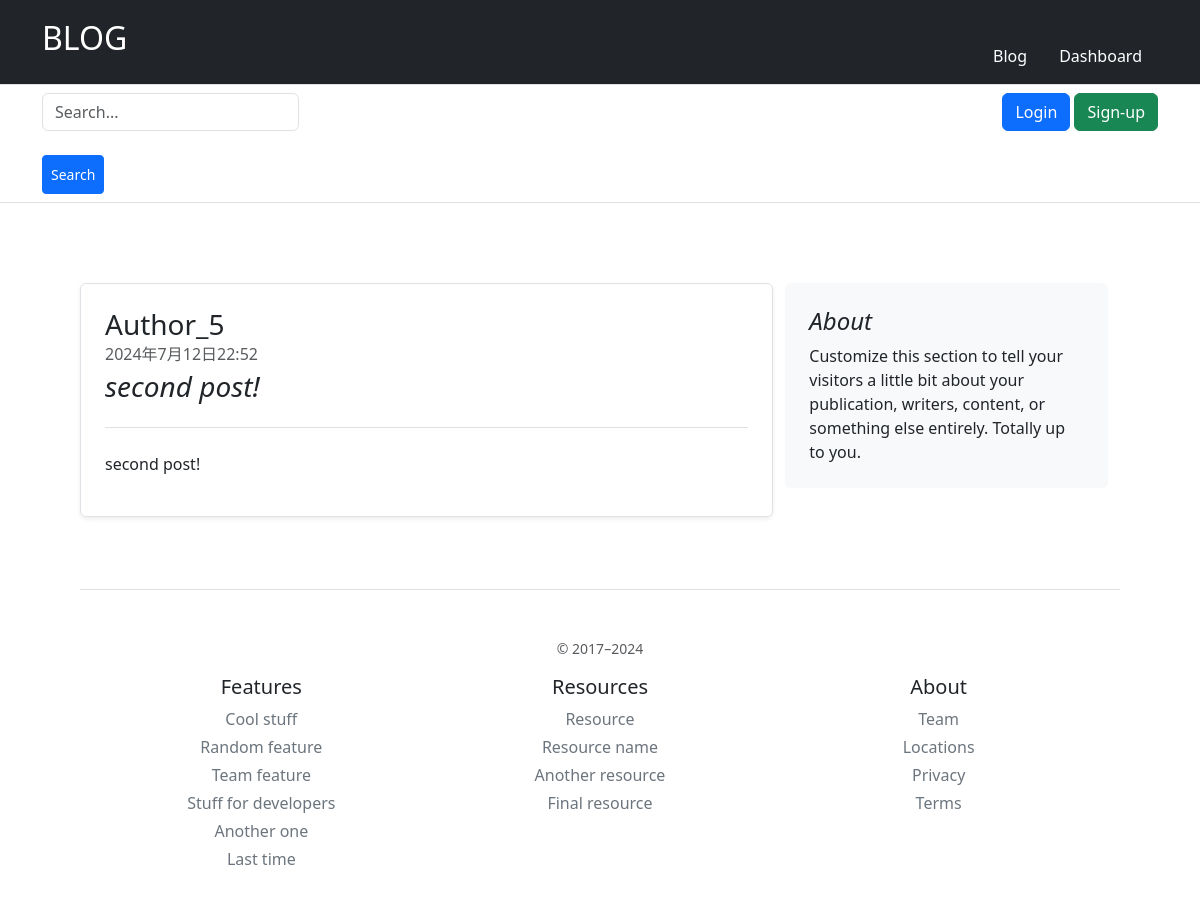
/blog/2/, run on an earlier commit of the app's database.
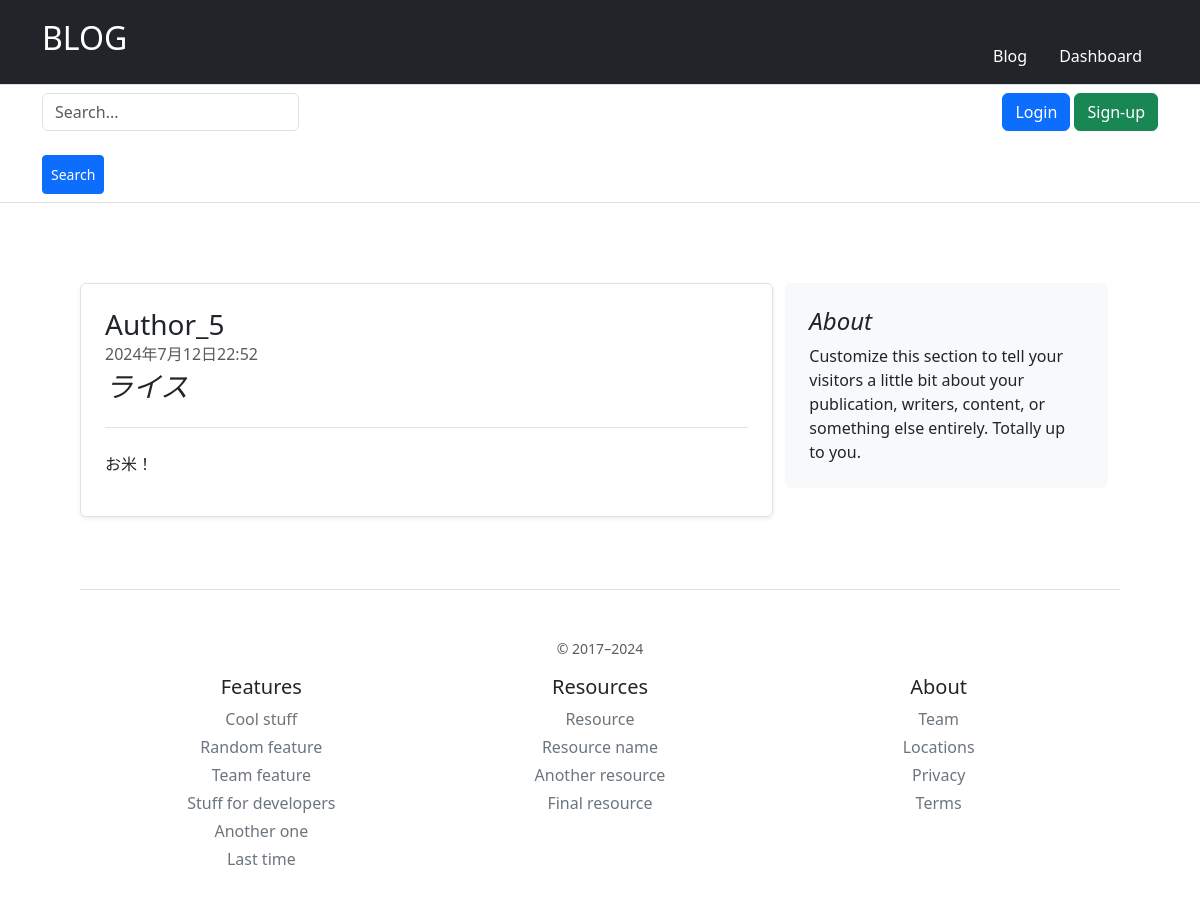
And on a later commit of the database.
### blog/models.py (models this page shows, shortened)
class Article(models.Model):
    author = models.ForeignKey(User, on_delete=models.CASCADE)
    title = models.CharField(max_length=30)
    body = models.TextField()
    created_at = models.DateTimeField(default=timezone.now)
    updated_at = models.DateTimeField(default=timezone.now)

### signup/models.py (models this page shows, shortened)
class User(AbstractBaseUser, PermissionsMixin):
    email = models.EmailField(max_length=255, unique=True)
    create_at = models.DateTimeField(default=timezone.now)
    updated_at = models.DateTimeField(default=timezone.now)
    is_staff = models.BooleanField(default=False)
    is_active = models.BooleanField(default=True)
    objects = UserManager()
    USERNAME_FIELD = "email"
    REQUIRED_FIELDS = []

### blog/views.py (the view)
# urls.py: path("<int:pk>/", views.detail, name="detail"),
def detail(request, pk: int):
    article = Article.objects.get(pk=pk)
    context = {"article":article}
    return render(request,"blog/detail.html",context)

### blog/templates/blog/detail.html
{% extends "base.html" %}
{% block content %}
<div class="row" style="margin: 5em;">
    <div class="col-md-8 col-xs-1" >
        <div class="row">
            <div class="row g-0 border rounded overflow-hidden flex-md-row mb-4 shadow-sm h-md-250 position-relative">
                <div class="col p-4 d-flex flex-column position-static" style="position: relative;">
                    <h3 class="mb-0">Author_{{ article.author.pk }}</h3>
                    <div class="mb-1 text-body-secondary">{{ article.created_at }}</div>
                    <h3 class="pb-4 mb-4 fst-italic border-bottom">{{ article.title }}</h3>
                    <p>{{ article.body }}</p>
                </div>
            </div>
        </div>
    </div>
    <div class="col-md-4 col-xs-1">
        <div class="position-sticky" style="top: 2rem;">
            <div class="p-4 mb-3 bg-body-tertiary rounded">
              <h4 class="fst-italic">About</h4>
              <p class="mb-0">Customize this section to tell your visitors a little bit about your publication, writers, content, or something else entirely. Totally up to you.</p>
        </div>
    </div>
</div>
{% endblock %}

What changed in the data, as far as the page shows it:
changed Article: title "second post!" → "ライス"; body "second post!" → "お米！"
